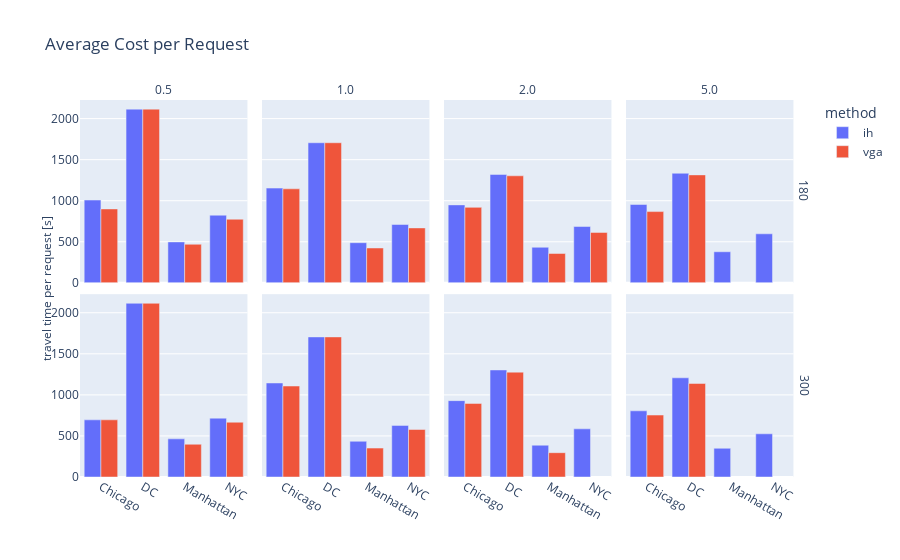

The notebook cell saved with this chart:
### Code cell
fig = plot_main_result(900, 600)

### Figure 1 — Plotly figure (JSON) as saved in the notebook; plotly's stock layout.template omitted (floating-point values rounded to 4 significant figures)
{"data": [{"alignmentgroup": "True", "hovertemplate": "method=ih<br>max_delay=180<br>duration_minutes=0.5<br>area=%{x}<br>cost_per_request=%{y}<extra></extra>", "legendgroup": "ih", "marker": {"color": "#636efa", "pattern": {"shape": ""}}, "name": "ih", "offsetgroup": "ih", "orientation": "v", "showlegend": true, "textposition": "auto", "x": ["Chicago", "DC", "Manhattan", "NYC"], "xaxis": "x5", "y": [1008.0, 2115.0, 498.4, 823.8], "yaxis": "y5", "type": "bar"}, {"alignmentgroup": "True", "hovertemplate": "method=ih<br>max_delay=180<br>duration_minutes=1.0<br>area=%{x}<br>cost_per_request=%{y}<extra></extra>", "legendgroup": "ih", "marker": {"color": "#636efa", "pattern": {"shape": ""}}, "name": "ih", "offsetgroup": "ih", "orientation": "v", "showlegend": false, "textposition": "auto", "x": ["Chicago", "DC", "Manhattan", "NYC"], "xaxis": "x6", "y": [1154.0, 1706.0, 488.8, 710.5], "yaxis": "y6", "type": "bar"}, {"alignmentgroup": "True", "hovertemplate": "method=ih<br>max_delay=180<br>duration_minutes=2.0<br>area=%{x}<br>cost_per_request=%{y}<extra></extra>", "legendgroup": "ih", "marker": {"color": "#636efa", "pattern": {"shape": ""}}, "name": "ih", "offsetgroup": "ih", "orientation": "v", "showlegend": false, "textposition": "auto", "x": ["Chicago", "DC", "Manhattan", "NYC"], "xaxis": "x7", "y": [949.3, 1320.0, 433.2, 685.8], "yaxis": "y7", "type": "bar"}, {"alignmentgroup": "True", "hovertemplate": "method=ih<br>max_delay=180<br>duration_minutes=5.0<br>area=%{x}<br>cost_per_request=%{y}<extra></extra>", "legendgroup": "ih", "marker": {"color": "#636efa", "pattern": {"shape": ""}}, "name": "ih", "offsetgroup": "ih", "orientation": "v", "showlegend": false, "textposition": "auto", "x": ["Chicago", "DC", "Manhattan", "NYC"], "xaxis": "x8", "y": [954.1, 1334.0, 378.5, 597.2], "yaxis": "y8", "type": "bar"}, {"alignmentgroup": "True", "hovertemplate": "method=ih<br>max_delay=300<br>duration_minutes=0.5<br>area=%{x}<br>cost_per_request=%{y}<extra></extra>", "legendgroup": "ih", "marker": {"color": "#636efa", "pattern": {"shape": ""}}, "name": "ih", "offsetgroup": "ih", "orientation": "v", "showlegend": false, "textposition": "auto", "x": ["Chicago", "DC", "Manhattan", "NYC"], "xaxis": "x", "y": [696.0, 2115.0, 464.6, 716.5], "yaxis": "y", "type": "bar"}, {"alignmentgroup": "True", "hovertemplate": "method=ih<br>max_delay=300<br>duration_minutes=1.0<br>area=%{x}<br>cost_per_request=%{y}<extra></extra>", "legendgroup": "ih", "marker": {"color": "#636efa", "pattern": {"shape": ""}}, "name": "ih", "offsetgroup": "ih", "orientation": "v", "showlegend": false, "textposition": "auto", "x": ["Chicago", "DC", "Manhattan", "NYC"], "xaxis": "x2", "y": [1145.0, 1706.0, 434.9, 628.2], "yaxis": "y2", "type": "bar"}, {"alignmentgroup": "True", "hovertemplate": "method=ih<br>max_delay=300<br>duration_minutes=2.0<br>area=%{x}<br>cost_per_request=%{y}<extra></extra>", "legendgroup": "ih", "marker": {"color": "#636efa", "pattern": {"shape": ""}}, "name": "ih", "offsetgroup": "ih", "orientation": "v", "showlegend": false, "textposition": "auto", "x": ["Chicago", "DC", "Manhattan", "NYC"], "xaxis": "x3", "y": [930.0, 1303.0, 387.1, 586.3], "yaxis": "y3", "type": "bar"}, {"alignmentgroup": "True", "hovertemplate": "method=ih<br>max_delay=300<br>duration_minutes=5.0<br>area=%{x}<br>cost_per_request=%{y}<extra></extra>", "legendgroup": "ih", "marker": {"color": "#636efa", "pattern": {"shape": ""}}, "name": "ih", "offsetgroup": "ih", "orientation": "v", "showlegend": false, "textposition": "auto", "x": ["Chicago", "DC", "Manhattan", "NYC"], "xaxis": "x4", "y": [805.7, 1208.0, 349.7, 526.0], "yaxis": "y4", "type": "bar"}, {"alignmentgroup": "True", "hovertemplate": "method=vga<br>max_delay=180<br>duration_minutes=0.5<br>area=%{x}<br>cost_per_request=%{y}<extra></extra>", "legendgroup": "vga", "marker": {"color": "#EF553B", "pattern": {"shape": ""}}, "name": "vga", "offsetgroup": "vga", "orientation": "v", "showlegend": true, "textposition": "auto", "x": ["Chicago", "DC", "Manhattan", "NYC"], "xaxis": "x5", "y": [900.0, 2115.0, 469.7, 774.7], "yaxis": "y5", "type": "bar"}, {"alignmentgroup": "True", "hovertemplate": "method=vga<br>max_delay=180<br>duration_minutes=1.0<br>area=%{x}<br>cost_per_request=%{y}<extra></extra>", "legendgroup": "vga", "marker": {"color": "#EF553B", "pattern": {"shape": ""}}, "name": "vga", "offsetgroup": "vga", "orientation": "v", "showlegend": false, "textposition": "auto", "x": ["Chicago", "DC", "Manhattan", "NYC"], "xaxis": "x6", "y": [1145.0, 1706.0, 424.4, 668.9], "yaxis": "y6", "type": "bar"}, {"alignmentgroup": "True", "hovertemplate": "method=vga<br>max_delay=180<br>duration_minutes=2.0<br>area=%{x}<br>cost_per_request=%{y}<extra></extra>", "legendgroup": "vga", "marker": {"color": "#EF553B", "pattern": {"shape": ""}}, "name": "vga", "offsetgroup": "vga", "orientation": "v", "showlegend": false, "textposition": "auto", "x": ["Chicago", "DC", "Manhattan", "NYC"], "xaxis": "x7", "y": [919.3, 1303.0, 357.6, 614.1], "yaxis": "y7", "type": "bar"}, {"alignmentgroup": "True", "hovertemplate": "method=vga<br>max_delay=180<br>duration_minutes=5.0<br>area=%{x}<br>cost_per_request=%{y}<extra></extra>", "legendgroup": "vga", "marker": {"color": "#EF553B", "pattern": {"shape": ""}}, "name": "vga", "offsetgroup": "vga", "orientation": "v", "showlegend": false, "textposition": "auto", "x": ["Chicago", "DC"], "xaxis": "x8", "y": [867.7, 1314.0], "yaxis": "y8", "type": "bar"}, {"alignmentgroup": "True", "hovertemplate": "method=vga<br>max_delay=300<br>duration_minutes=0.5<br>area=%{x}<br>cost_per_request=%{y}<extra></extra>", "legendgroup": "vga", "marker": {"color": "#EF553B", "pattern": {"shape": ""}}, "name": "vga", "offsetgroup": "vga", "orientation": "v", "showlegend": false, "textposition": "auto", "x": ["Chicago", "DC", "Manhattan", "NYC"], "xaxis": "x", "y": [696.0, 2115.0, 398.6, 667.1], "yaxis": "y", "type": "bar"}, {"alignmentgroup": "True", "hovertemplate": "method=vga<br>max_delay=300<br>duration_minutes=1.0<br>area=%{x}<br>cost_per_request=%{y}<extra></extra>", "legendgroup": "vga", "marker": {"color": "#EF553B", "pattern": {"shape": ""}}, "name": "vga", "offsetgroup": "vga", "orientation": "v", "showlegend": false, "textposition": "auto", "x": ["Chicago", "DC", "Manhattan", "NYC"], "xaxis": "x2", "y": [1108.0, 1706.0, 352.0, 578.5], "yaxis": "y2", "type": "bar"}, {"alignmentgroup": "True", "hovertemplate": "method=vga<br>max_delay=300<br>duration_minutes=2.0<br>area=%{x}<br>cost_per_request=%{y}<extra></extra>", "legendgroup": "vga", "marker": {"color": "#EF553B", "pattern": {"shape": ""}}, "name": "vga", "offsetgroup": "vga", "orientation": "v", "showlegend": false, "textposition": "auto", "x": ["Chicago", "DC", "Manhattan"], "xaxis": "x3", "y": [895.7, 1277.0, 296.1], "yaxis": "y3", "type": "bar"}, {"alignmentgroup": "True", "hovertemplate": "method=vga<br>max_delay=300<br>duration_minutes=5.0<br>area=%{x}<br>cost_per_request=%{y}<extra></extra>", "legendgroup": "vga", "marker": {"color": "#EF553B", "pattern": {"shape": ""}}, "name": "vga", "offsetgroup": "vga", "orientation": "v", "showlegend": false, "textposition": "auto", "x": ["Chicago", "DC"], "xaxis": "x4", "y": [754.3, 1139.0], "yaxis": "y4", "type": "bar"}], "layout": {"xaxis": {"anchor": "y", "domain": [0.0, 0.23], "title": {"text": ""}}, "yaxis": {"anchor": "x", "domain": [0.0, 0.485], "title": {"text": ""}}, "xaxis2": {"anchor": "y2", "domain": [0.25, 0.48], "matches": "x", "title": {"text": ""}}, "yaxis2": {"anchor": "x2", "domain": [0.0, 0.485], "matches": "y", "showticklabels": false, "title": {"text": ""}}, "xaxis3": {"anchor": "y3", "domain": [0.5, 0.73], "matches": "x", "title": {"text": ""}}, "yaxis3": {"anchor": "x3", "domain": [0.0, 0.485], "matches": "y", "showticklabels": false, "title": {"text": ""}}, "xaxis4": {"anchor": "y4", "domain": [0.75, 0.98], "matches": "x", "title": {"text": ""}}, "yaxis4": {"anchor": "x4", "domain": [0.0, 0.485], "matches": "y", "showticklabels": false, "title": {"text": ""}}, "xaxis5": {"anchor": "y5", "domain": [0.0, 0.23], "matches": "x", "showticklabels": false, "title": {"text": ""}}, "yaxis5": {"anchor": "x5", "domain": [0.515, 1.0], "matches": "y", "title": {"text": ""}}, "xaxis6": {"anchor": "y6", "domain": [0.25, 0.48], "matches": "x", "showticklabels": false, "title": {"text": ""}}, "yaxis6": {"anchor": "x6", "domain": [0.515, 1.0], "matches": "y", "showticklabels": false, "title": {"text": ""}}, "xaxis7": {"anchor": "y7", "domain": [0.5, 0.73], "matches": "x", "showticklabels": false, "title": {"text": ""}}, "yaxis7": {"anchor": "x7", "domain": [0.515, 1.0], "matches": "y", "showticklabels": false, "title": {"text": ""}}, "xaxis8": {"anchor": "y8", "domain": [0.75, 0.98], "matches": "x", "showticklabels": false, "title": {"text": ""}}, "yaxis8": {"anchor": "x8", "domain": [0.515, 1.0], "matches": "y", "showticklabels": false, "title": {"text": ""}}, "annotations": [{"showarrow": false, "text": "0.5", "x": 0.115, "xanchor": "center", "xref": "paper", "y": 1.0, "yanchor": "bottom", "yref": "paper"}, {"showarrow": false, "text": "1.0", "x": 0.365, "xanchor": "center", "xref": "paper", "y": 1.0, "yanchor": "bottom", "yref": "paper"}, {"showarrow": false, "text": "2.0", "x": 0.615, "xanchor": "center", "xref": "paper", "y": 1.0, "yanchor": "bottom", "yref": "paper"}, {"showarrow": false, "text": "5.0", "x": 0.865, "xanchor": "center", "xref": "paper", "y": 1.0, "yanchor": "bottom", "yref": "paper"}, {"showarrow": false, "text": "300", "textangle": 90, "x": 0.98, "xanchor": "left", "xref": "paper", "y": 0.2425, "yanchor": "middle", "yref": "paper"}, {"showarrow": false, "text": "180", "textangle": 90, "x": 0.98, "xanchor": "left", "xref": "paper", "y": 0.7575, "yanchor": "middle", "yref": "paper"}, {"showarrow": false, "text": "travel time per request [s]", "textangle": -90, "x": -0.06, "xref": "paper", "y": 0.5, "yref": "paper"}], "legend": {"title": {"text": "method"}, "tracegroupgap": 0}, "title": {"text": "Average Cost per Request"}, "barmode": "group"}}
